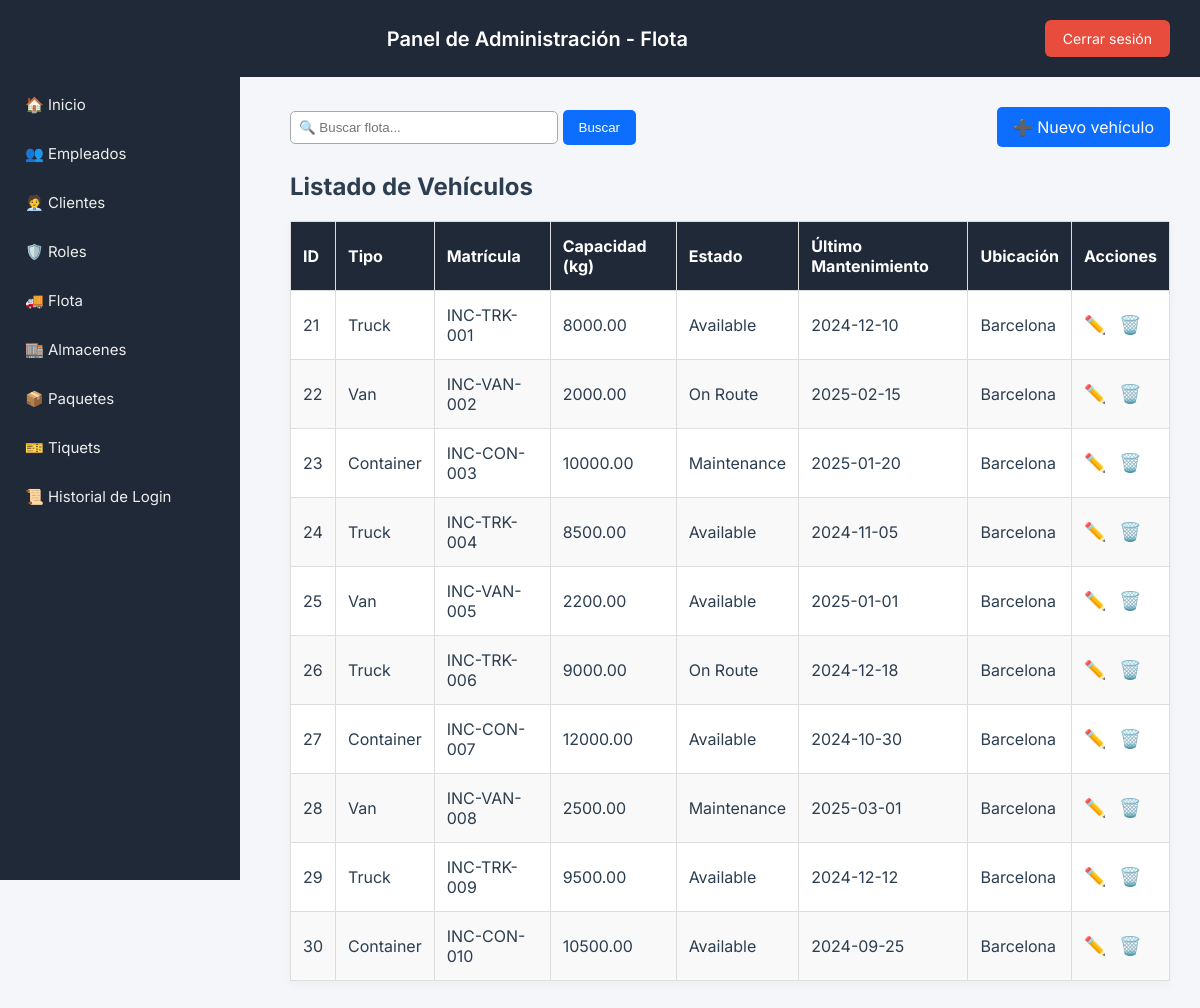
The page /area-clientes/owner/fleet.php (signed in) on the database its author committed.
### tables this page shows
CREATE TABLE `fleet` (
  `fleetID` int NOT NULL AUTO_INCREMENT,
  `type` enum('Truck','Van','Container') NOT NULL,
  `license_plate` varchar(20) DEFAULT NULL,
  `capacity_kg` decimal(10,2) DEFAULT NULL,
  `status` enum('Available','On Route','Maintenance') DEFAULT 'Available',
  `townID` int DEFAULT NULL,
  `lastMaintenance` date DEFAULT NULL,
  PRIMARY KEY (`fleetID`),
  UNIQUE KEY `license_plate` (`license_plate`),
  KEY `townID` (`townID`),
  CONSTRAINT `fleet_ibfk_1` FOREIGN KEY (`townID`) REFERENCES `location` (`townID`) ON DELETE SET NULL
);

CREATE TABLE `location` (
  `townID` int NOT NULL AUTO_INCREMENT,
  `townName` varchar(100) NOT NULL,
  `country` varchar(100) DEFAULT NULL,
  PRIMARY KEY (`townID`)
);

### area-clientes/owner/fleet.php (the view, shortened to what this page needs)
<?php
require_once __DIR__ . '/../db.php';
$search = $_GET['search'] ?? '';
$sql = "SELECT f.fleetID, f.type, f.license_plate, f.capacity_kg, f.status, f.lastMaintenance, l.townName
        FROM fleet f
        LEFT JOIN location l ON f.townID = l.townID
        WHERE f.license_plate LIKE :search OR f.type LIKE :search OR l.townName LIKE :search
        ORDER BY f.fleetID ASC";
$stmt = $pdo->prepare($sql);
$stmt->execute(['search' => "%$search%"]);
$fleet = $stmt->fetchAll();
?>
<!DOCTYPE html>
<html lang="es">
<head>
</head>
<body>
<header>
  <h1>Panel de Administración - Flota</h1>
  <a href="../logout.php" class="logout">Cerrar sesión</a>
</header>
<div class="sidebar">
  <a href="dashboard.php">🏠 Inicio</a>
  <a href="employees.php">👥 Empleados</a>
  <a href="clients.php">🧑‍💼 Clientes</a>
  <a href="roles.php">🛡️ Roles</a>
  <a href="fleet.php">🚚 Flota</a>
  <a href="warehouses.php">🏬 Almacenes</a>
  <a href="packages.php">📦 Paquetes</a>
  <a href="tickets.php">🎫 Tiquets</a>
  <a href="login_history.php">📜 Historial de Login</a>
</div>
<div class="container">
  <div class="tools">
    <form method="get" action="">
      <input type="text" name="search" value="<?= htmlspecialchars($search) ?>" placeholder="🔍 Buscar flota...">
      <button type="submit">Buscar</button>
    </form>
    <a href="fleet_add.php">➕ Nuevo vehículo</a>
  </div>
  <h2>Listado de Vehículos</h2>
  <table>
    <thead>
      <tr>
        <th>ID</th>
        <th>Tipo</th>
        <th>Matrícula</th>
        <th>Capacidad (kg)</th>
        <th>Estado</th>
        <th>Último Mantenimiento</th>
        <th>Ubicación</th>
        <th>Acciones</th>
      </tr>
    </thead>
    <tbody>
      <?php foreach ($fleet as $vehicle): ?>
        <tr>
          <td><?= $vehicle['fleetID'] ?></td>
          <td><?= htmlspecialchars($vehicle['type']) ?></td>
          <td><?= htmlspecialchars($vehicle['license_plate']) ?></td>
          <td><?= $vehicle['capacity_kg'] ?></td>
          <td><?= $vehicle['status'] ?></td>
          <td><?= $vehicle['lastMaintenance'] ?: 'N/A' ?></td>
          <td><?= $vehicle['townName'] ?: 'No asignado' ?></td>
          <td class="acciones">
            <a href="fleet_edit.php?id=<?= $vehicle['fleetID'] ?>">✏️</a>
            <a href="fleet_delete.php?id=<?= $vehicle['fleetID'] ?>" onclick="return confirm('¿Eliminar este vehículo?');">🗑️</a>
          </td>
        </tr>
      <?php endforeach; ?>
    </tbody>
  </table>
</div>
</body>
</html>

### area-clientes/owner/fleet.php (style rules this page uses)
body { font-family: 'Inter', sans-serif; background: #f5f6fa; margin: 0; color: #2c3e50; }
header { background: #1f2937; color: white; padding: 20px 30px; display: flex; justify-content: space-between; align-items: center; }
header h1 { font-size: 20px; font-weight: 600; margin: 0; text-align: center; flex: 1; }
.logout { background-color: #e74c3c; color: white; padding: 10px 18px; border: none; border-radius: 6px; text-decoration: none; font-size: 14px; transition: background 0.3s; }
.sidebar { width: 240px; height: 100vh; background: #1f2937; color: white; position: fixed; top: 0; left: 0; padding-top: 80px; }
.sidebar a { display: block; color: #eee; padding: 15px 25px; text-decoration: none; transition: background 0.2s; font-size: 15px; }
.container { margin-left: 260px; padding: 30px; }
.tools { margin-bottom: 25px; display: flex; justify-content: space-between; align-items: center; }
.tools input { padding: 8px; width: 250px; border: 1px solid #aaa; border-radius: 5px; }
.tools button, .tools a { padding: 10px 16px; background: #0d6efd; color: white; text-decoration: none; border: none; border-radius: 5px; cursor: pointer; }
table { width: 100%; border-collapse: collapse; background: white; box-shadow: 0 3px 10px rgba(0,0,0,0.04); }
th, td { padding: 14px 12px; border: 1px solid #ddd; text-align: left; }
th { background: #1f2937; color: white; }
tr:nth-child(even) { background: #f9f9f9; }
.acciones a { margin-right: 8px; text-decoration: none; font-size: 18px; }

### rows shown on the page
fleet: fleetID "21", type "Truck", license_plate "INC-TRK-001", capacity_kg "8000.00", status "Available", lastMaintenance "2024-12-10", townID.townName "Barcelona"
fleet: fleetID "22", type "Van", license_plate "INC-VAN-002", capacity_kg "2000.00", status "On Route", lastMaintenance "2025-02-15", townID.townName "Barcelona"
fleet: fleetID "23", type "Container", license_plate "INC-CON-003", capacity_kg "10000.00", status "Maintenance", lastMaintenance "2025-01-20", townID.townName "Barcelona"
fleet: fleetID "24", type "Truck", license_plate "INC-TRK-004", capacity_kg "8500.00", status "Available", lastMaintenance "2024-11-05", townID.townName "Barcelona"
fleet: fleetID "25", type "Van", license_plate "INC-VAN-005", capacity_kg "2200.00", status "Available", lastMaintenance "2025-01-01", townID.townName "Barcelona"
fleet: fleetID "26", type "Truck", license_plate "INC-TRK-006", capacity_kg "9000.00", status "On Route", lastMaintenance "2024-12-18", townID.townName "Barcelona"
fleet: fleetID "27", type "Container", license_plate "INC-CON-007", capacity_kg "12000.00", status "Available", lastMaintenance "2024-10-30", townID.townName "Barcelona"
fleet: fleetID "28", type "Van", license_plate "INC-VAN-008", capacity_kg "2500.00", status "Maintenance", lastMaintenance "2025-03-01", townID.townName "Barcelona"
fleet: fleetID "29", type "Truck", license_plate "INC-TRK-009", capacity_kg "9500.00", status "Available", lastMaintenance "2024-12-12", townID.townName "Barcelona"
fleet: fleetID "30", type "Container", license_plate "INC-CON-010", capacity_kg "10500.00", status "Available", lastMaintenance "2024-09-25", townID.townName "Barcelona"
